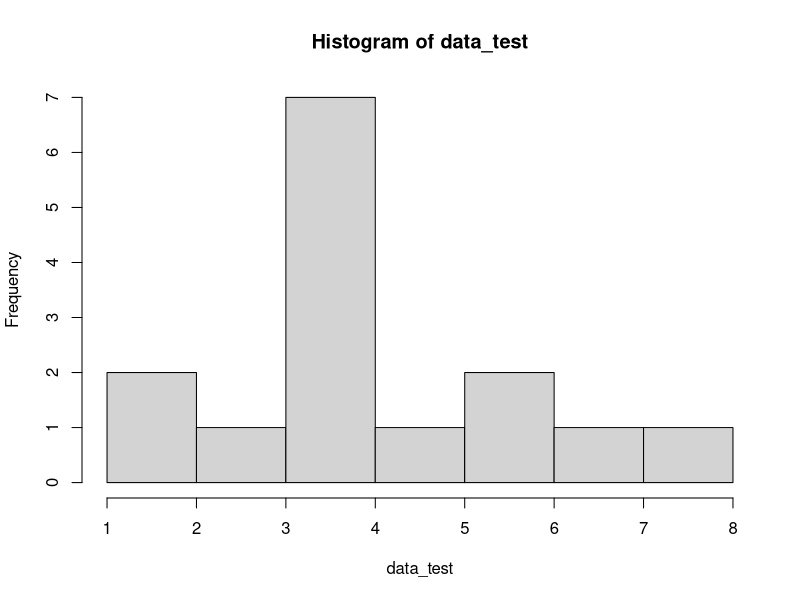

Here is the R script that generated this plot:
## ---- chunk 1
knitr::opts_chunk$set(echo = TRUE, message = FALSE, warning = FALSE)
## ---- chunk 2

## ---- chunk 3
data_test <- c(1,2,3,4,4,4,4,4,4,4,5,6,6,7,8)
hist(data_test)

# side note, just like in a script file, anything ### out will not run in a chunk. As I explain below, # creates headings of different sizes outside of a chunk in markdown, so be careful where you use them.
